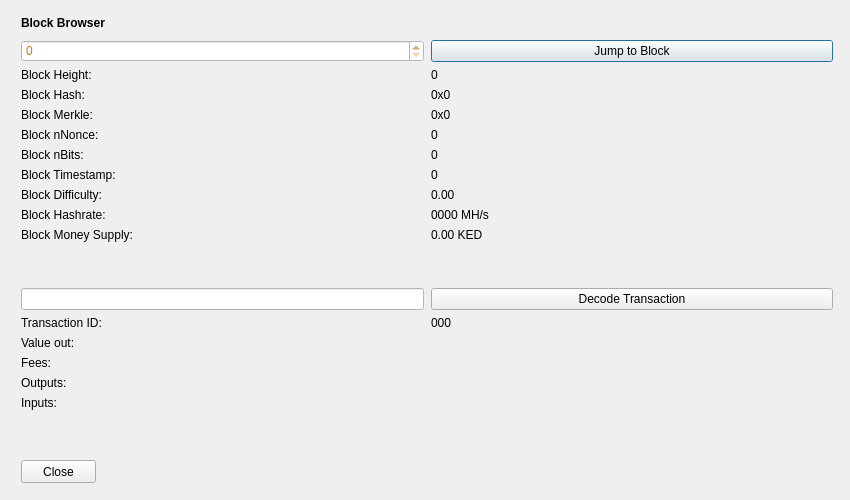
<?xml version="1.0" encoding="UTF-8"?>
<ui version="4.0">
 <class>BlockBrowser</class>
 <widget class="QDialog" name="BlockBrowser">
  <property name="windowModality">
   <enum>Qt::NonModal</enum>
  </property>
  <property name="enabled">
   <bool>true</bool>
  </property>
  <property name="geometry">
   <rect>
    <x>0</x>
    <y>0</y>
    <width>850</width>
    <height>500</height>
   </rect>
  </property>
  <property name="sizePolicy">
   <sizepolicy hsizetype="Preferred" vsizetype="Preferred">
    <horstretch>0</horstretch>
    <verstretch>0</verstretch>
   </sizepolicy>
  </property>
  <property name="minimumSize">
   <size>
    <width>0</width>
    <height>0</height>
   </size>
  </property>
  <property name="acceptDrops">
   <bool>false</bool>
  </property>
  <property name="windowTitle">
   <string>Block Browser</string>
  </property>
  <layout class="QGridLayout">
   <property name="sizeConstraint">
    <enum>QLayout::SetMaximumSize</enum>
   </property>
   <property name="leftMargin">
    <number>21</number>
   </property>
   <property name="topMargin">
    <number>10</number>
   </property>
   <property name="rightMargin">
    <number>10</number>
   </property>
   <item row="1" column="0">
    <widget class="QWidget" name="widget" native="true">
     <widget class="QWidget" name="layoutWidgetBE1">
      <property name="geometry">
       <rect>
        <x>0</x>
        <y>0</y>
        <width>822</width>
        <height>27</height>
       </rect>
      </property>
      <layout class="QHBoxLayout" name="horizontalLayoutBE">
       <property name="spacing">
        <number>7</number>
       </property>
       <item>
        <widget class="QLabel" name="labelBlockExplorer">
         <property name="sizePolicy">
          <sizepolicy hsizetype="Preferred" vsizetype="Maximum">
           <horstretch>0</horstretch>
           <verstretch>0</verstretch>
          </sizepolicy>
         </property>
         <property name="font">
          <font>
           <weight>75</weight>
           <bold>true</bold>
          </font>
         </property>
         <property name="styleSheet">
          <string notr="true">font-weight:bold;</string>
         </property>
         <property name="text">
          <string>Block Browser</string>
         </property>
        </widget>
       </item>
       <item>
        <spacer name="horizontalSpacerBE">
         <property name="orientation">
          <enum>Qt::Horizontal</enum>
         </property>
         <property name="sizeHint" stdset="0">
          <size>
           <width>40</width>
           <height>20</height>
          </size>
         </property>
        </spacer>
       </item>
      </layout>
     </widget>
     <widget class="QWidget" name="layoutWidgetBE2">
      <property name="geometry">
       <rect>
        <x>0</x>
        <y>30</y>
        <width>812</width>
        <height>410</height>
       </rect>
      </property>
      <layout class="QGridLayout" name="gridLayoutBE" rowstretch="0,0,0,0,0,0,0,0,0,0,0,0,0,0,0,0,0,0,0,0" columnstretch="0,0">
       <property name="sizeConstraint">
        <enum>QLayout::SetDefaultConstraint</enum>
       </property>
       <property name="horizontalSpacing">
        <number>7</number>
       </property>
       <item row="14" column="1">
        <widget class="QLabel" name="txID">
         <property name="text">
          <string>000</string>
         </property>
         <property name="textInteractionFlags">
          <set>Qt::LinksAccessibleByMouse|Qt::TextSelectableByMouse</set>
         </property>
        </widget>
       </item>
       <item row="8" column="1">
        <widget class="QLabel" name="timeBox">
         <property name="text">
          <string>0</string>
         </property>
         <property name="textInteractionFlags">
          <set>Qt::LinksAccessibleByMouse|Qt::TextSelectableByMouse</set>
         </property>
        </widget>
       </item>
       <item row="9" column="1">
        <widget class="QLabel" name="diffBox">
         <property name="text">
          <string>0.00</string>
         </property>
         <property name="textInteractionFlags">
          <set>Qt::LinksAccessibleByMouse|Qt::TextSelectableByMouse</set>
         </property>
        </widget>
       </item>
       <item row="10" column="0">
        <widget class="QLabel" name="hashRateLabel">
         <property name="text">
          <string>Block Hashrate:</string>
         </property>
        </widget>
       </item>
       <item row="9" column="0">
        <widget class="QLabel" name="diffLabel">
         <property name="text">
          <string>Block Difficulty:</string>
         </property>
        </widget>
       </item>
       <item row="17" column="1">
        <widget class="QLabel" name="outputBox">
         <property name="text">
          <string/>
         </property>
         <property name="alignment">
          <set>Qt::AlignLeading|Qt::AlignLeft|Qt::AlignTop</set>
         </property>
         <property name="textInteractionFlags">
          <set>Qt::LinksAccessibleByMouse|Qt::TextSelectableByMouse</set>
         </property>
        </widget>
       </item>
       <item row="3" column="1">
        <widget class="QLabel" name="heightLabelBE1">
         <property name="text">
          <string>0</string>
         </property>
         <property name="textInteractionFlags">
          <set>Qt::LinksAccessibleByMouse|Qt::TextSelectableByMouse</set>
         </property>
        </widget>
       </item>
       <item row="1" column="1">
        <widget class="QPushButton" name="blockButton">
         <property name="text">
          <string>Jump to Block</string>
         </property>
        </widget>
       </item>
       <item row="3" column="0">
        <widget class="QLabel" name="heightLabelBE2">
         <property name="text">
          <string>Block Height:</string>
         </property>
        </widget>
       </item>
       <item row="7" column="0">
        <widget class="QLabel" name="bitsLabel">
         <property name="text">
          <string>Block nBits:</string>
         </property>
        </widget>
       </item>
       <item row="6" column="1">
        <widget class="QLabel" name="nonceBox">
         <property name="text">
          <string>0</string>
         </property>
         <property name="textInteractionFlags">
          <set>Qt::LinksAccessibleByMouse|Qt::TextSelectableByMouse</set>
         </property>
        </widget>
       </item>
       <item row="6" column="0">
        <widget class="QLabel" name="nonceLabel">
         <property name="text">
          <string>Block nNonce:</string>
         </property>
        </widget>
       </item>
       <item row="5" column="1">
        <widget class="QLabel" name="merkleBox">
         <property name="minimumSize">
          <size>
           <width>187</width>
           <height>0</height>
          </size>
         </property>
         <property name="text">
          <string>0x0</string>
         </property>
         <property name="textInteractionFlags">
          <set>Qt::LinksAccessibleByMouse|Qt::TextSelectableByMouse</set>
         </property>
        </widget>
       </item>
       <item row="16" column="0">
        <widget class="QLabel" name="feesLabel">
         <property name="text">
          <string>Fees:</string>
         </property>
        </widget>
       </item>
       <item row="15" column="1">
        <widget class="QLabel" name="valueBox">
         <property name="text">
          <string/>
         </property>
         <property name="textInteractionFlags">
          <set>Qt::LinksAccessibleByMouse|Qt::TextSelectableByMouse</set>
         </property>
        </widget>
       </item>
       <item row="7" column="1">
        <widget class="QLabel" name="bitsBox">
         <property name="text">
          <string>0</string>
         </property>
         <property name="textInteractionFlags">
          <set>Qt::LinksAccessibleByMouse|Qt::TextSelectableByMouse</set>
         </property>
        </widget>
       </item>
       <item row="8" column="0">
        <widget class="QLabel" name="timeLabel">
         <property name="text">
          <string>Block Timestamp:</string>
         </property>
        </widget>
       </item>
       <item row="17" column="0">
        <widget class="QLabel" name="outputLabel">
         <property name="text">
          <string>Outputs:</string>
         </property>
         <property name="alignment">
          <set>Qt::AlignLeading|Qt::AlignLeft|Qt::AlignTop</set>
         </property>
        </widget>
       </item>
       <item row="1" column="0">
        <widget class="QSpinBox" name="heightBox">
         <property name="sizePolicy">
          <sizepolicy hsizetype="Preferred" vsizetype="Fixed">
           <horstretch>0</horstretch>
           <verstretch>0</verstretch>
          </sizepolicy>
         </property>
         <property name="maximum">
          <number>99999999</number>
         </property>
         <property name="styleSheet">
          <string notr="true">color: rgb(202, 117, 19);
          background-color: rgb(255, 255, 255);
          border-color: rgb(202, 117, 19);</string>
         </property>
        </widget>
       </item>
       <item row="4" column="0">
        <widget class="QLabel" name="hashLabel">
         <property name="text">
          <string>Block Hash:</string>
         </property>
        </widget>
       </item>
       <item row="16" column="1">
        <widget class="QLabel" name="feesBox">
         <property name="text">
          <string/>
         </property>
         <property name="textInteractionFlags">
          <set>Qt::LinksAccessibleByMouse|Qt::TextSelectableByMouse</set>
         </property>
        </widget>
       </item>
       <item row="4" column="1">
        <widget class="QLabel" name="hashBox">
         <property name="enabled">
          <bool>true</bool>
         </property>
         <property name="sizePolicy">
          <sizepolicy hsizetype="Preferred" vsizetype="Preferred">
           <horstretch>0</horstretch>
           <verstretch>0</verstretch>
          </sizepolicy>
         </property>
         <property name="minimumSize">
          <size>
           <width>0</width>
           <height>0</height>
          </size>
         </property>
         <property name="text">
          <string>0x0</string>
         </property>
         <property name="textInteractionFlags">
          <set>Qt::LinksAccessibleByMouse|Qt::TextSelectableByMouse</set>
         </property>
        </widget>
       </item>
       <item row="14" column="0">
        <widget class="QLabel" name="txLabel">
         <property name="text">
          <string>Transaction ID:</string>
         </property>
        </widget>
       </item>
       <item row="15" column="0">
        <widget class="QLabel" name="valueLabel">
         <property name="text">
          <string>Value out:</string>
         </property>
        </widget>
       </item>
       <item row="13" column="0">
        <widget class="QLineEdit" name="txBox">
         <property name="sizePolicy">
          <sizepolicy hsizetype="Preferred" vsizetype="Fixed">
           <horstretch>0</horstretch>
           <verstretch>0</verstretch>
          </sizepolicy>
         </property>
         <property name="inputMask">
          <string comment="Transaction id" extracomment="Transaction id"/>
         </property>
         <property name="placeholderText">
          <string comment="Transaction ID" extracomment="Transaction ID"/>
         </property>
         <property name="styleSheet">
          <string notr="true">color: rgb(202, 117, 19);
          background-color: rgb(255, 255, 255);
          border-color: rgb(202, 117, 19);</string>
         </property>
        </widget>
       </item>
       <item row="12" column="0">
        <spacer name="verticalSpacer_2">
         <property name="orientation">
          <enum>Qt::Vertical</enum>
         </property>
         <property name="sizeHint" stdset="0">
          <size>
           <width>20</width>
           <height>20</height>
          </size>
         </property>
        </spacer>
       </item>
       <item row="10" column="1">
        <widget class="QLabel" name="hashRateBox">
         <property name="text">
          <string>0000 MH/s</string>
         </property>
         <property name="textInteractionFlags">
          <set>Qt::LinksAccessibleByMouse|Qt::TextSelectableByMouse</set>
         </property>
        </widget>
       </item>
       <item row="19" column="0">
        <spacer name="verticalSpacer">
         <property name="orientation">
          <enum>Qt::Vertical</enum>
         </property>
         <property name="sizeHint" stdset="0">
          <size>
           <width>20</width>
           <height>40</height>
          </size>
         </property>
        </spacer>
       </item>
       <item row="13" column="1">
        <widget class="QPushButton" name="txButton">
         <property name="text">
          <string>Decode Transaction</string>
         </property>
        </widget>
       </item>
       <item row="18" column="0">
        <widget class="QLabel" name="inputLabel">
         <property name="text">
          <string>Inputs:</string>
         </property>
         <property name="alignment">
          <set>Qt::AlignLeading|Qt::AlignLeft|Qt::AlignTop</set>
         </property>
        </widget>
       </item>
       <item row="5" column="0">
        <widget class="QLabel" name="merkleLabel">
         <property name="text">
          <string>Block Merkle:</string>
         </property>
        </widget>
       </item>
       <item row="18" column="1">
        <widget class="QLabel" name="inputBox">
         <property name="text">
          <string/>
         </property>
         <property name="alignment">
          <set>Qt::AlignLeading|Qt::AlignLeft|Qt::AlignTop</set>
         </property>
         <property name="textInteractionFlags">
          <set>Qt::LinksAccessibleByMouse|Qt::TextSelectableByMouse</set>
         </property>
        </widget>
       </item>
       <item row="11" column="0">
        <widget class="QLabel" name="moneySupplyLabel">
         <property name="text">
          <string>Block Money Supply:</string>
         </property>
        </widget>
       </item>
       <item row="11" column="1">
        <widget class="QLabel" name="moneySupplyBox">
         <property name="text">
          <string>0.00 KED</string>
         </property>
         <property name="textInteractionFlags">
          <set>Qt::LinksAccessibleByMouse|Qt::TextSelectableByMouse</set>
         </property>
        </widget>
       </item>
      </layout>
     </widget>
     <widget class="QPushButton" name="closeButton">
      <property name="geometry">
       <rect>
        <x>0</x>
        <y>450</y>
        <width>75</width>
        <height>23</height>
       </rect>
      </property>
      <property name="text">
       <string>Close</string>
      </property>
     </widget>
    </widget>
   </item>
  </layout>
 </widget>
 <resources/>
 <connections/>
</ui>
